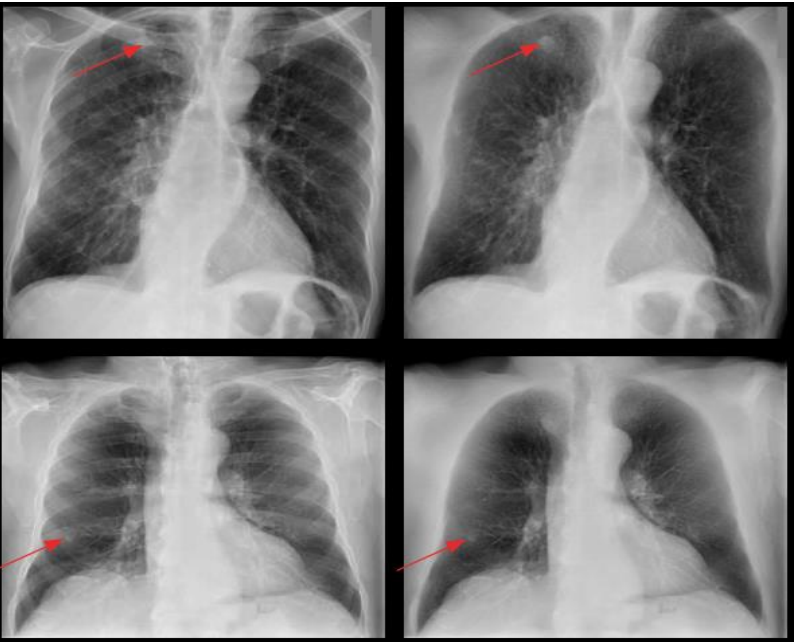
#> input picture bsi.PNG, 794 x 642 px
$ python -i preprocessing.py   (imports and definitions only)
#> lines starting #> are read from the running program, lines starting #| are printed output that depends on the picture
"""Image preprocessing utilities shared by model inference paths."""

from __future__ import annotations

from collections.abc import Iterable
from pathlib import Path

import numpy as np
from PIL import Image

try:  # pragma: no cover - fallback is exercised when OpenCV is unavailable.
    import cv2
except ImportError:  # pragma: no cover
    cv2 = None


ArrayLikeImage = np.ndarray
LEGACY_MSO_PREPROCESSING = (
    "OpenCV 8-bit read, intensity inversion with 255-image, grayscale histogram "
    "equalization, and RGB expansion"
)


def ensure_rgb(image: ArrayLikeImage) -> np.ndarray:
    """Return an image as H x W x 3 uint8 RGB."""
    array = np.asarray(image)
    if array.ndim == 2:
        array = np.stack([array, array, array], axis=-1)
    elif array.ndim == 3 and array.shape[-1] == 1:
        array = np.repeat(array, 3, axis=-1)
    elif array.ndim == 3 and array.shape[-1] == 4:
        array = array[..., :3]
    elif array.ndim != 3 or array.shape[-1] != 3:
        raise ValueError(
            "Expected a grayscale, RGB, RGBA, or single-channel image array; "
            f"received shape {array.shape}."
        )

    return to_uint8(array)


def to_uint8(image: ArrayLikeImage) -> np.ndarray:
    """Convert an image-like array to uint8 while preserving display range."""
    array = np.asarray(image)
    if array.dtype == np.uint8:
        return array.copy()

    array = np.nan_to_num(array.astype(np.float32), nan=0.0, posinf=255.0, neginf=0.0)
    if array.size and array.max() <= 1.0 and array.min() >= 0.0:
        array = array * 255.0
    return np.clip(array, 0, 255).astype(np.uint8)


def histogram_equalize_rgb(image: ArrayLikeImage) -> np.ndarray:
    """Equalize image intensity and return a three-channel RGB image."""
    rgb = ensure_rgb(image)

    if cv2 is not None:
        gray = cv2.cvtColor(rgb, cv2.COLOR_RGB2GRAY)
        equalized = cv2.equalizeHist(gray)
        return cv2.cvtColor(equalized, cv2.COLOR_GRAY2RGB)

    equalized = _equalize_histogram(rgb.mean(axis=-1).astype(np.uint8))
    return np.stack([equalized, equalized, equalized], axis=-1)


def legacy_mso_preprocess(image: ArrayLikeImage) -> np.ndarray:
    """Match the original MSO notebooks: invert intensities, then equalize grayscale."""
    rgb = ensure_rgb(image)
    return histogram_equalize_rgb(255 - rgb)


def read_cv2_uint8_rgb(path: str | Path) -> np.ndarray:
    """Read an image like the notebooks did with ``cv2.imread`` default flags."""
#> called with path = '../../bsi.PNG'
    image_path = Path(path)
    if cv2 is not None:
        bgr = cv2.imread(str(image_path), cv2.IMREAD_COLOR)
#> bgr is the input picture: shape (642, 794, 3); mean B, G, R 126.2, 126.2, 126.5
        if bgr is None:
            raise FileNotFoundError(f"Image could not be read: {image_path}")
        return cv2.cvtColor(bgr, cv2.COLOR_BGR2RGB)

    if not image_path.exists():  # pragma: no cover - OpenCV is a runtime dependency.
        raise FileNotFoundError(f"Image could not be read: {image_path}")
    return ensure_rgb(np.asarray(Image.open(image_path).convert("RGB")))


def read_legacy_mso_image(path: str | Path) -> np.ndarray:
    """Read and preprocess a JSRT/BSE image using the historical MSO notebook path."""
    return legacy_mso_preprocess(read_cv2_uint8_rgb(path))
#> in ensure_rgb (call 2), `array = np.asarray(image)`:
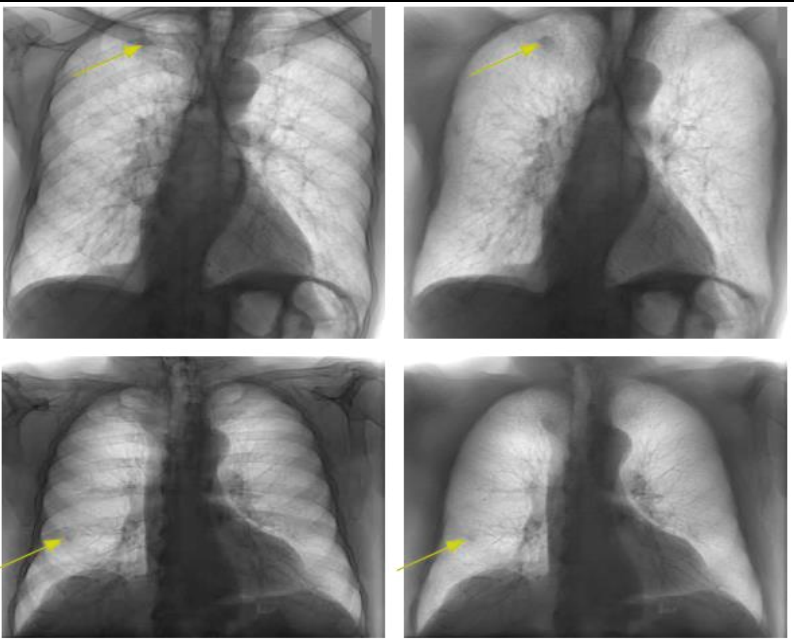
#> array: shape (642, 794, 3); mean of channels 0, 1, 2 128.5, 128.8, 128.8; drawn as B, G, R
#> in histogram_equalize_rgb, `equalized = cv2.equalizeHist(gray)`:
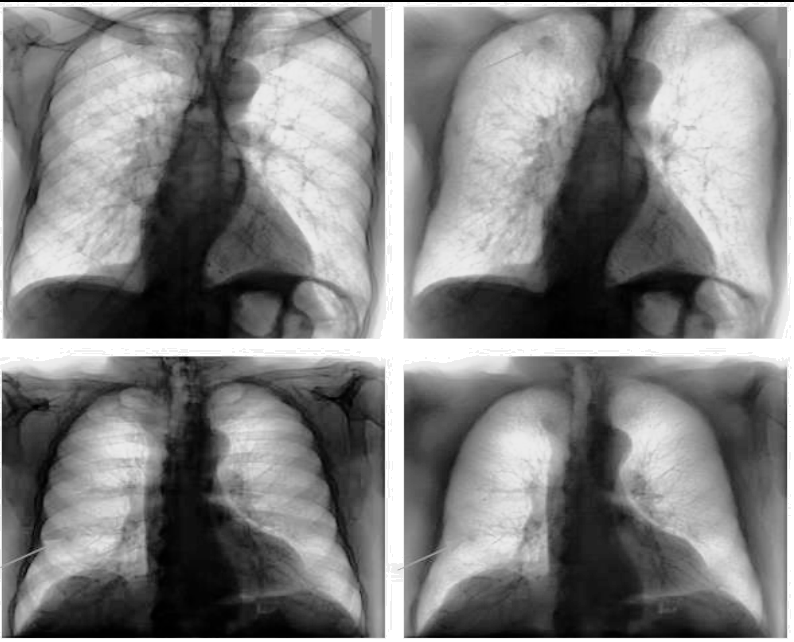
#> equalized: shape (642, 794); min 0, max 255, mean 128.2


def save_legacy_mso_image(
    input_path: str | Path,
    output_path: str | Path,
    image_size: int | None = None,
) -> None:
    """Write a notebook-compatible preprocessed image for cached training datasets."""
    path = Path(output_path)
    path.parent.mkdir(parents=True, exist_ok=True)
    image = read_legacy_mso_image(input_path)
    if image_size is not None:
        image = resize_to_square(image, image_size)
    Image.fromarray(image).save(path)


# [28 lines left out: functions resize_to_square, resize_if_larger, not called in this run]


def normalize_to_minus_one_one(image: ArrayLikeImage) -> np.ndarray:
    """Normalize image intensities from [0, 255] to [-1, 1]."""
    return ensure_rgb(image).astype(np.float32) / 127.5 - 1.0


# [89 lines left out: functions output_to_uint8_image, _window_to_uint8, _equalize_histogram, validate_steps, require_keys, not called in this run]

>>> result = save_legacy_mso_image('../../bsi.PNG', 'out.png')
